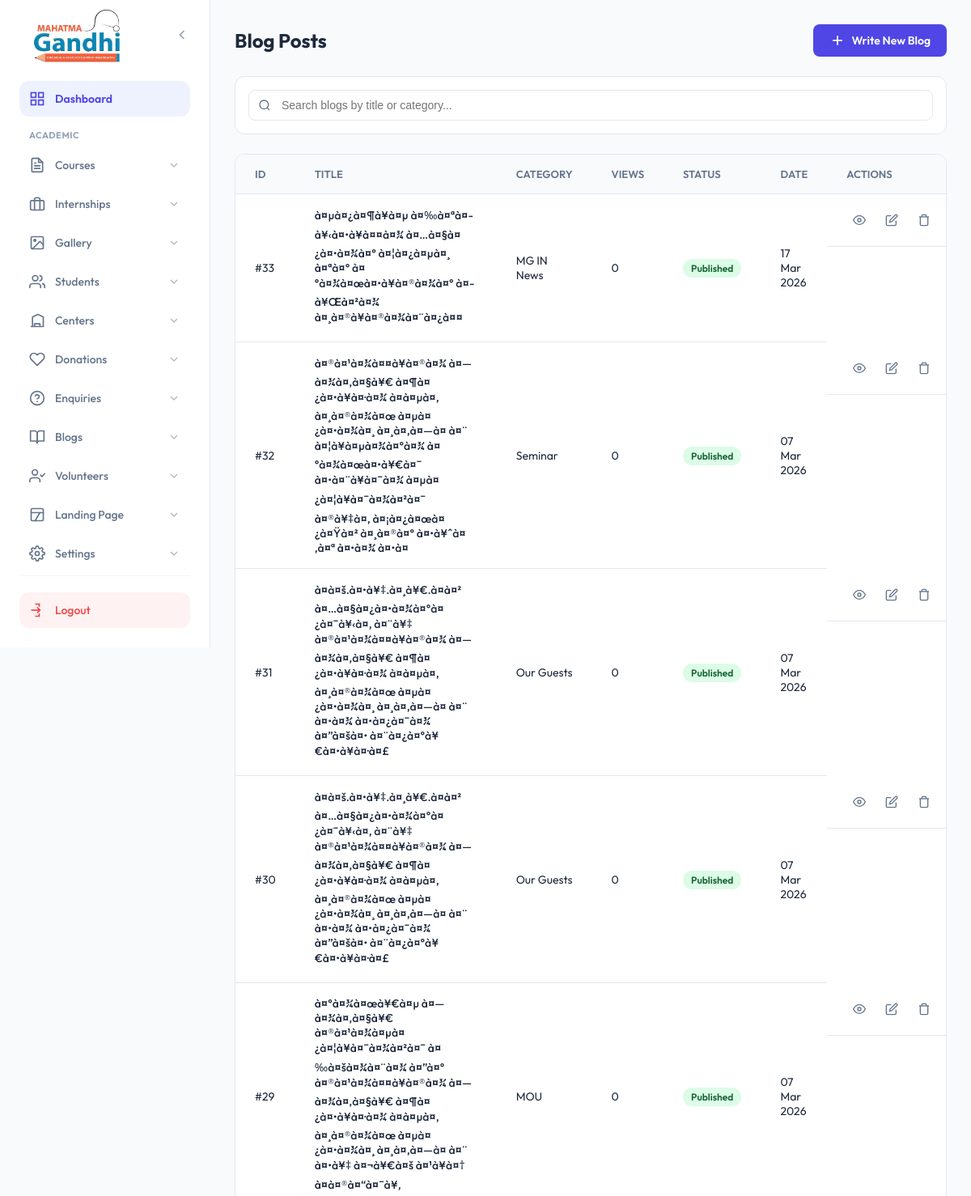
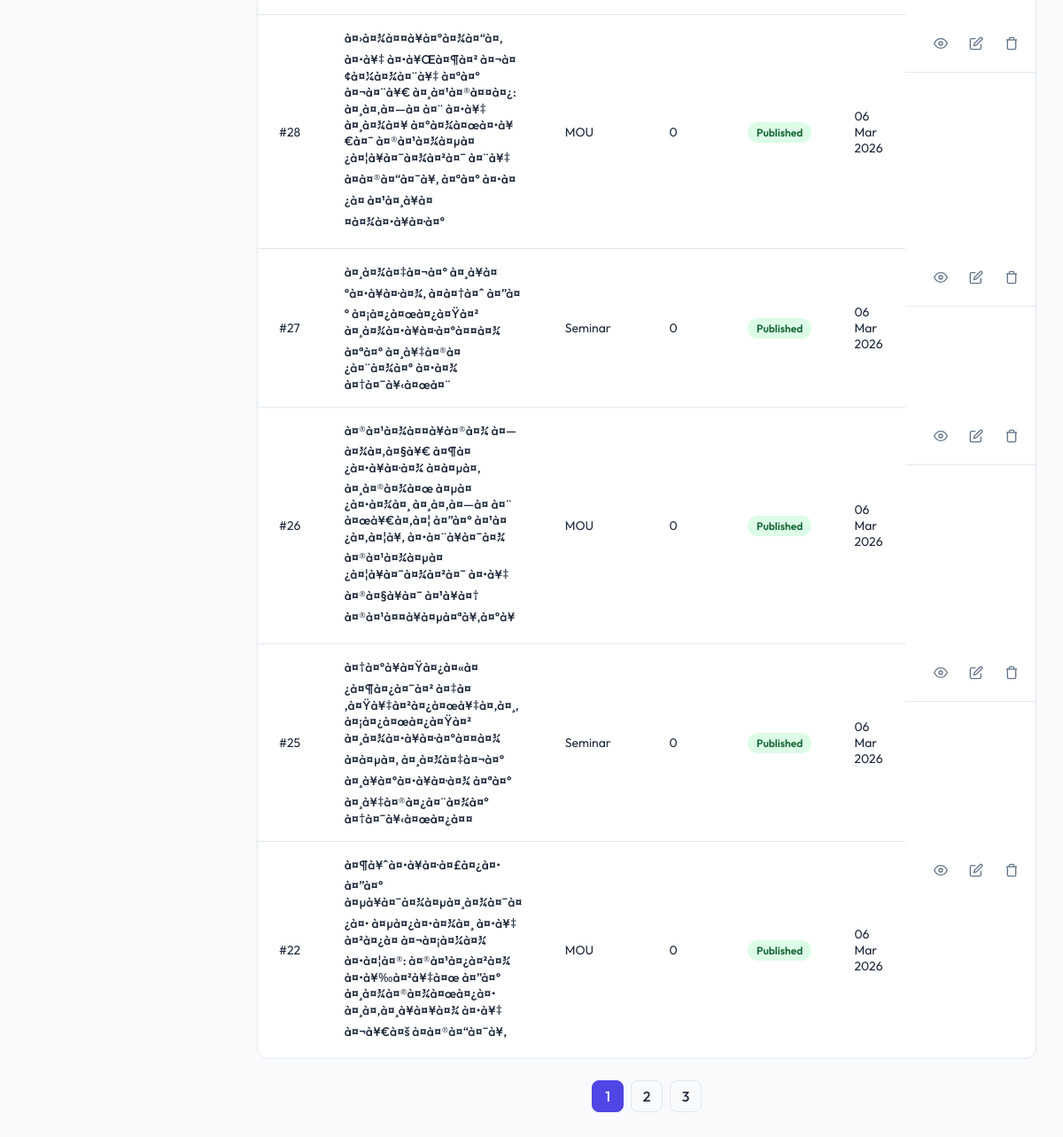
/admin/blogs/index.php, run on the app's committed database (2 pictures, top to bottom).
### tables this page shows
CREATE TABLE `blogs` (
  `id` int(11) NOT NULL AUTO_INCREMENT,
  `category_id` int(11) NOT NULL,
  `title` varchar(255) NOT NULL,
  `slug` varchar(255) NOT NULL,
  `featured_image` varchar(255) DEFAULT NULL,
  `description` longtext DEFAULT NULL,
  `meta_title` varchar(255) DEFAULT NULL,
  `meta_desc` text DEFAULT NULL,
  `meta_keywords` text DEFAULT NULL,
  `schema_markup` text DEFAULT NULL,
  `is_active` tinyint(1) DEFAULT 1,
  `views` int(11) DEFAULT 0,
  `created_at` timestamp NULL DEFAULT current_timestamp(),
  `updated_at` timestamp NULL DEFAULT current_timestamp() ON UPDATE current_timestamp(),
  PRIMARY KEY (`id`),
  UNIQUE KEY `slug` (`slug`),
  KEY `category_id` (`category_id`),
  CONSTRAINT `blogs_ibfk_1` FOREIGN KEY (`category_id`) REFERENCES `blog_categories` (`id`) ON DELETE CASCADE
);

CREATE TABLE `blog_categories` (
  `id` int(11) NOT NULL AUTO_INCREMENT,
  `name` varchar(255) NOT NULL,
  `slug` varchar(255) NOT NULL,
  `meta_title` varchar(255) DEFAULT NULL,
  `meta_desc` text DEFAULT NULL,
  `meta_keywords` text DEFAULT NULL,
  `schema_markup` text DEFAULT NULL,
  `is_active` tinyint(1) DEFAULT 1,
  `created_at` timestamp NULL DEFAULT current_timestamp(),
  `updated_at` timestamp NULL DEFAULT current_timestamp() ON UPDATE current_timestamp(),
  PRIMARY KEY (`id`),
  UNIQUE KEY `slug` (`slug`)
);

### admin/blogs/index.php (the view, shortened to what this page needs)
<?php
$conn = getDbConnection();
$page = isset($_GET['page']) ? (int)$_GET['page'] : 1;
$limit = 10;
$offset = ($page - 1) * $limit;
$search = isset($_GET['search']) ? mysqli_real_escape_string($conn, $_GET['search']) : '';
$where_clause = "WHERE 1=1";
$total_sql = "SELECT COUNT(*) as count FROM blogs b LEFT JOIN blog_categories c ON b.category_id = c.id $where_clause";
$total_res = $conn->query($total_sql);
$total_row = $total_res->fetch_assoc();
$total_records = $total_row['count'];
$total_pages = ceil($total_records / $limit);
$sql = "SELECT b.*, c.name as category_name
        FROM blogs b
        LEFT JOIN blog_categories c ON b.category_id = c.id
        $where_clause
        ORDER BY b.created_at DESC
        LIMIT $limit OFFSET $offset";
$result = $conn->query($sql);
?>
<!DOCTYPE html>
<html lang="en">
<head>
</head>
<body class="<?php echo isset($_COOKIE['sidebar_collapsed']) && $_COOKIE['sidebar_collapsed'] == 'true' ? 'sidebar-collapsed' : ''; ?>">
    <?php include '../../admin/sidebar.php'; ?>
    <div class="admin-content">
        <div class="page-header">
            <h1 class="page-title">Blog Posts</h1>
            <a href="add-blog.php" class="btn-add">
                <svg width="20" height="20" viewBox="0 0 24 24" fill="none" stroke="currentColor" stroke-width="2"><line x1="12" y1="5" x2="12" y2="19"></line><line x1="5" y1="12" x2="19" y2="12"></line></svg>
                Write New Blog
            </a>
        </div>
        <div class="filters">
            <div class="search-box">
                <svg class="search-icon" viewBox="0 0 24 24" fill="none" stroke="currentColor" stroke-width="2"><circle cx="11" cy="11" r="8"></circle><line x1="21" y1="21" x2="16.65" y2="16.65"></line></svg>
                <form action="" method="GET">
                    <input type="text" name="search" class="search-input" placeholder="Search blogs by title or category..." value="<?php echo htmlspecialchars($search); ?>">
                </form>
            </div>
        </div>
        <div class="table-card">
            <table>
                <thead>
                    <tr>
                        <th>ID</th>
                        <th>Title</th>
                        <th>Category</th>
                        <th>Views</th>
                        <th>Status</th>
                        <th>Date</th>
                        <th>Actions</th>
                    </tr>
                </thead>
                <tbody>
                    <?php if ($result->num_rows > 0): ?>
                        <?php while($row = $result->fetch_assoc()): ?>
                            <tr>
                                <td>#<?php echo $row['id']; ?></td>
                                <td style="font-weight:500"><?php echo htmlspecialchars($row['title']); ?></td>
                                <td><?php echo htmlspecialchars($row['category_name']); ?></td>
                                <td><?php echo $row['views']; ?></td>
                                <td>
                                    <?php if($row['is_active']): ?>
                                        <span class="status-badge status-active">Published</span>
                                    <?php else: ?>
                                        <span class="status-badge status-inactive">Draft</span>
                                    <?php endif; ?>
                                </td>
                                <td><?php echo date('d M Y', strtotime($row['created_at'])); ?></td>
                                <td class="actions">
                                    <a href="#" class="action-btn" title="View"><svg width="16" height="16" viewBox="0 0 24 24" fill="none" stroke="currentColor" stroke-width="2"><path d="M1 12s4-8 11-8 11 8 11 8-4 8-11 8-11-8-11-8z"></path><circle cx="12" cy="12" r="3"></circle></svg></a>
                                    <a href="edit-blog.php?id=<?php echo $row['id']; ?>" class="action-btn edit" title="Edit"><svg width="16" height="16" viewBox="0 0 24 24" fill="none" stroke="currentColor" stroke-width="2"><path d="M11 4H4a2 2 0 0 0-2 2v14a2 2 0 0 0 2 2h14a2 2 0 0 0 2-2v-7"></path><path d="M18.5 2.5a2.121 2.121 0 0 1 3 3L12 15l-4 1 1-4 9.5-9.5z"></path></svg></a>
                                    <a href="javascript:void(0)" onclick="deleteBlog(<?php echo $row['id']; ?>)" class="action-btn delete" title="Delete"><svg width="16" height="16" viewBox="0 0 24 24" fill="none" stroke="currentColor" stroke-width="2"><polyline points="3 6 5 6 21 6"></polyline><path d="M19 6v14a2 2 0 0 1-2 2H7a2 2 0 0 1-2-2V6m3 0V4a2 2 0 0 1 2-2h4a2 2 0 0 1 2 2v2"></path></svg></a>
                                </td>
                            </tr>
                        <?php endwhile; ?>
                    <?php else: ?>
                        <tr><td colspan="7" style="text-align:center;padding:40px;color:var(--muted)">No blogs found.</td></tr>
                    <?php endif; ?>
                </tbody>
            </table>
        </div>
        <?php if ($total_pages > 1): ?>
        <div class="pagination">
            <?php for ($i = 1; $i <= $total_pages; $i++): ?>
                <a href="?page=<?php echo $i; ?>&search=<?php echo urlencode($search); ?>" class="page-link <?php echo ($i == $page) ? 'active' : ''; ?>"><?php echo $i; ?></a>
            <?php endfor; ?>
        </div>
        <?php endif; ?>
    </div>
</body>
</html>

### data on the page
blogs: id "33", title "à¤µà¤¿à¤¶à¥à¤µ à¤‰à¤ªà¤­à¥‹à¤•à¥à¤¤à¤¾ à¤…à¤§à¤¿à¤•à¤¾à¤° à¤¦à¤¿à¤µà¤¸ à¤ªà¤° à¤°à¤¾à¤œà¤•à¥à¤®à¤¾à¤° à¤­à¥Œà¤²à¤¾ à¤¸à¤®à¥à¤®à¤¾à¤¨à¤¿à¤¤", category.name "MG IN News", views "0", is_active "Published", created_at "17 Mar 2026"
blogs: id "32", title "à¤®à¤¹à¤¾à¤¤à¥à¤®à¤¾ à¤—à¤¾à¤‚à¤§à¥€ à¤¶à¤¿à¤•à¥à¤·à¤¾ à¤à¤µà¤‚ à¤¸à¤®à¤¾à¤œ à¤µà¤¿à¤•à¤¾à¤¸ à¤¸à¤‚à¤—à¤ à¤¨ à¤¦à¥à¤µà¤¾à¤°à¤¾ à¤°à¤¾à¤œà¤•à¥€à¤¯ à¤•à¤¨à¥à¤¯à¤¾ à¤µà¤¿à¤¦à¥à¤¯à¤¾à¤²à¤¯ à¤®à¥‡à¤‚ à¤¡à¤¿à¤œà¤¿à¤Ÿà¤² à¤¸à¤®à¤° à¤•à¥ˆà¤‚à¤ª à¤•à¤¾ à¤•à¤", category.name "Seminar", views "0", is_active "Published", created_at "07 Mar 2026"
blogs: id "31", title "à¤à¤š.à¤•à¥‡.à¤¸à¥€.à¤à¤² à¤…à¤§à¤¿à¤•à¤¾à¤°à¤¿à¤¯à¥‹à¤‚ à¤¨à¥‡ à¤®à¤¹à¤¾à¤¤à¥à¤®à¤¾ à¤—à¤¾à¤‚à¤§à¥€ à¤¶à¤¿à¤•à¥à¤·à¤¾ à¤à¤µà¤‚ à¤¸à¤®à¤¾à¤œ à¤µà¤¿à¤•à¤¾à¤¸ à¤¸à¤‚à¤—à¤ à¤¨ à¤•à¤¾ à¤•à¤¿à¤¯à¤¾ à¤”à¤šà¤• à¤¨à¤¿à¤°à¥€à¤•à¥à¤·à¤£", category.name "Our Guests", views "0", is_active "Published", created_at "07 Mar 2026"
blogs: id "30", title "à¤à¤š.à¤•à¥‡.à¤¸à¥€.à¤à¤² à¤…à¤§à¤¿à¤•à¤¾à¤°à¤¿à¤¯à¥‹à¤‚ à¤¨à¥‡ à¤®à¤¹à¤¾à¤¤à¥à¤®à¤¾ à¤—à¤¾à¤‚à¤§à¥€ à¤¶à¤¿à¤•à¥à¤·à¤¾ à¤à¤µà¤‚ à¤¸à¤®à¤¾à¤œ à¤µà¤¿à¤•à¤¾à¤¸ à¤¸à¤‚à¤—à¤ à¤¨ à¤•à¤¾ à¤•à¤¿à¤¯à¤¾ à¤”à¤šà¤• à¤¨à¤¿à¤°à¥€à¤•à¥à¤·à¤£", category.name "Our Guests", views "0", is_active "Published", created_at "07 Mar 2026"
blogs: id "29", title "à¤°à¤¾à¤œà¥€à¤µ à¤—à¤¾à¤‚à¤§à¥€ à¤®à¤¹à¤¾à¤µà¤¿à¤¦à¥à¤¯à¤¾à¤²à¤¯ à¤‰à¤šà¤¾à¤¨à¤¾ à¤”à¤° à¤®à¤¹à¤¾à¤¤à¥à¤®à¤¾ à¤—à¤¾à¤‚à¤§à¥€ à¤¶à¤¿à¤•à¥à¤·à¤¾ à¤à¤µà¤‚ à¤¸à¤®à¤¾à¤œ à¤µà¤¿à¤•à¤¾à¤¸ à¤¸à¤‚à¤—à¤ à¤¨ à¤•à¥‡ à¤¬à¥€à¤š à¤¹à¥à¤† à¤à¤®à¤“à¤¯à¥‚", category.name "MOU", views "0", is_active "Published", created_at "07 Mar 2026"
blogs: id "28", title "à¤›à¤¾à¤¤à¥à¤°à¤¾à¤“à¤‚ à¤•à¥‡ à¤•à¥Œà¤¶à¤² à¤¬à¤¢à¤¼à¤¾à¤¨à¥‡ à¤ªà¤° à¤¬à¤¨à¥€ à¤¸à¤¹à¤®à¤¤à¤¿: à¤¸à¤‚à¤—à¤ à¤¨ à¤•à¥‡ à¤¸à¤¾à¤¥ à¤°à¤¾à¤œà¤•à¥€à¤¯ à¤®à¤¹à¤¾à¤µà¤¿à¤¦à¥à¤¯à¤¾à¤²à¤¯ à¤¨à¥‡ à¤à¤®à¤“à¤¯à¥‚ à¤ªà¤° à¤•à¤¿à¤ à¤¹à¤¸à¥à¤¤à¤¾à¤•à¥à¤·à¤°", category.name "MOU", views "0", is_active "Published", created_at "06 Mar 2026"
blogs: id "27", title "à¤¸à¤¾à¤‡à¤¬à¤° à¤¸à¥à¤°à¤•à¥à¤·à¤¾, à¤à¤†à¤ˆ à¤”à¤° à¤¡à¤¿à¤œà¤¿à¤Ÿà¤² à¤¸à¤¾à¤•à¥à¤·à¤°à¤¤à¤¾ à¤ªà¤° à¤¸à¥‡à¤®à¤¿à¤¨à¤¾à¤° à¤•à¤¾ à¤†à¤¯à¥‹à¤œà¤¨", category.name "Seminar", views "0", is_active "Published", created_at "06 Mar 2026"
blogs: id "26", title "à¤®à¤¹à¤¾à¤¤à¥à¤®à¤¾ à¤—à¤¾à¤‚à¤§à¥€ à¤¶à¤¿à¤•à¥à¤·à¤¾ à¤à¤µà¤‚ à¤¸à¤®à¤¾à¤œ à¤µà¤¿à¤•à¤¾à¤¸ à¤¸à¤‚à¤—à¤ à¤¨ à¤œà¥€à¤‚à¤¦ à¤”à¤° à¤¹à¤¿à¤‚à¤¦à¥‚ à¤•à¤¨à¥à¤¯à¤¾ à¤®à¤¹à¤¾à¤µà¤¿à¤¦à¥à¤¯à¤¾à¤²à¤¯ à¤•à¥‡ à¤®à¤§à¥à¤¯ à¤¹à¥à¤† à¤®à¤¹à¤¤à¥à¤µà¤ªà¥‚à¤°à¥", category.name "MOU", views "0", is_active "Published", created_at "06 Mar 2026"
blogs: id "25", title "à¤†à¤°à¥à¤Ÿà¤¿à¤«à¤¿à¤¶à¤¿à¤¯à¤² à¤‡à¤‚à¤Ÿà¥‡à¤²à¤¿à¤œà¥‡à¤‚à¤¸, à¤¡à¤¿à¤œà¤¿à¤Ÿà¤² à¤¸à¤¾à¤•à¥à¤·à¤°à¤¤à¤¾ à¤à¤µà¤‚ à¤¸à¤¾à¤‡à¤¬à¤° à¤¸à¥à¤°à¤•à¥à¤·à¤¾ à¤ªà¤° à¤¸à¥‡à¤®à¤¿à¤¨à¤¾à¤° à¤†à¤¯à¥‹à¤œà¤¿à¤¤", category.name "Seminar", views "0", is_active "Published", created_at "06 Mar 2026"
blogs: id "22", title "à¤¶à¥ˆà¤•à¥à¤·à¤£à¤¿à¤• à¤”à¤° à¤µà¥à¤¯à¤¾à¤µà¤¸à¤¾à¤¯à¤¿à¤• à¤µà¤¿à¤•à¤¾à¤¸ à¤•à¥‡ à¤²à¤¿à¤ à¤¬à¤¡à¤¼à¤¾ à¤•à¤¦à¤®: à¤®à¤¹à¤¿à¤²à¤¾ à¤•à¥‰à¤²à¥‡à¤œ à¤”à¤° à¤¸à¤¾à¤®à¤¾à¤œà¤¿à¤• à¤¸à¤‚à¤¸à¥à¤¥à¤¾ à¤•à¥‡ à¤¬à¥€à¤š à¤à¤®à¤“à¤¯à¥‚", category.name "MOU", views "0", is_active "Published", created_at "06 Mar 2026"
